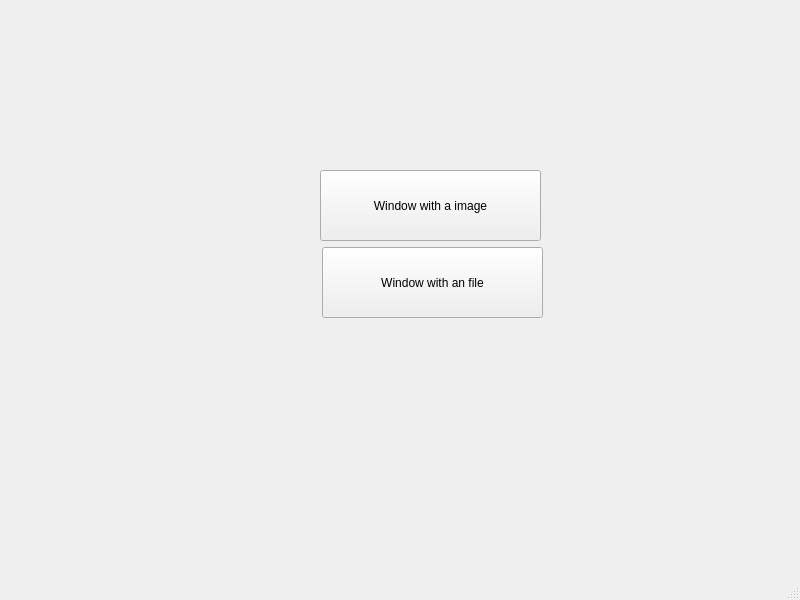
<?xml version="1.0" encoding="UTF-8"?>
<ui version="4.0">
 <class>MainWindow</class>
 <widget class="QMainWindow" name="MainWindow">
  <property name="geometry">
   <rect>
    <x>0</x>
    <y>0</y>
    <width>800</width>
    <height>600</height>
   </rect>
  </property>
  <property name="windowTitle">
   <string>MainWindow</string>
  </property>
  <widget class="QWidget" name="centralwidget">
   <widget class="QPushButton" name="pushButton">
    <property name="geometry">
     <rect>
      <x>320</x>
      <y>170</y>
      <width>221</width>
      <height>71</height>
     </rect>
    </property>
    <property name="text">
     <string>Window with a image</string>
    </property>
   </widget>
   <widget class="QPushButton" name="pushButton_2">
    <property name="geometry">
     <rect>
      <x>322</x>
      <y>247</y>
      <width>221</width>
      <height>71</height>
     </rect>
    </property>
    <property name="text">
     <string>Window with an file</string>
    </property>
   </widget>
  </widget>
  <widget class="QMenuBar" name="menubar">
   <property name="geometry">
    <rect>
     <x>0</x>
     <y>0</y>
     <width>800</width>
     <height>26</height>
    </rect>
   </property>
  </widget>
  <widget class="QStatusBar" name="statusbar"/>
 </widget>
 <resources/>
 <connections/>
</ui>
